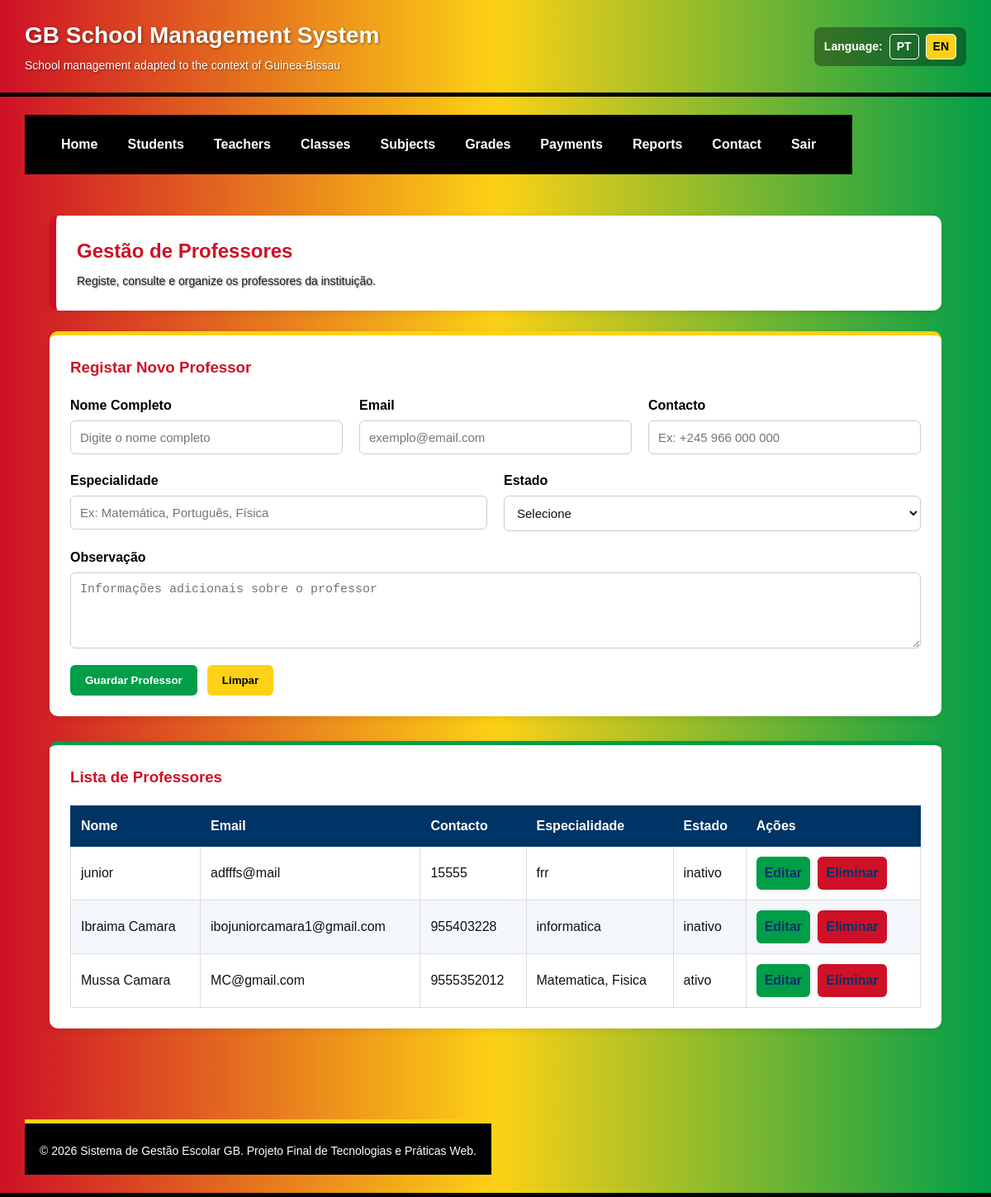
The app's page /professores.php?lang=en with its own data.
### tables this page shows
CREATE TABLE IF NOT EXISTS `professores` (
  `id_professor` int NOT NULL AUTO_INCREMENT,
  `nome` varchar(120) NOT NULL,
  `email` varchar(120) NOT NULL,
  `contacto` varchar(30) DEFAULT NULL,
  `especialidade` varchar(100) NOT NULL,
  `estado` enum('ativo','inativo') DEFAULT 'ativo',
  `observacao` text,
  `criado_em` datetime DEFAULT CURRENT_TIMESTAMP,
  PRIMARY KEY (`id_professor`),
  UNIQUE KEY `email` (`email`)
);

### professores.php (the view, shortened to what this page needs)
<?php
require_once 'config/conexao.php';
$resultado = mysqli_query($conn, "SELECT * FROM professores ORDER BY id_professor DESC");
?>
<?php include 'includes/header.php'; ?>
<?php include 'includes/menu.php'; ?>
<main class="conteudo">
    <section class="cabecalho-pagina">
        <h2>Gestão de Professores</h2>
        <p>Registe, consulte e organize os professores da instituição.</p>
    </section>
    <section class="formulario-container">
        <h3>Registar Novo Professor</h3>
        <form class="formulario" method="post" action="professores.php">
            <div class="campo">
                <label for="nome_professor">Nome Completo</label>
                <input
                    type="text"
                    id="nome_professor"
                    name="nome_professor"
                    placeholder="Digite o nome completo"
                    required
                    maxlength="120">
            </div>
            <div class="campo">
                <label for="email_professor">Email</label>
                <input
                    type="email"
                    id="email_professor"
                    name="email_professor"
                    placeholder="exemplo@email.com"
                    required>
            </div>
            <div class="campo">
                <label for="contacto_professor">Contacto</label>
                <input
                    type="tel"
                    id="contacto_professor"
                    name="contacto_professor"
                    placeholder="Ex: +245 966 000 000"
                    maxlength="30">
            </div>
            <div class="campo">
                <label for="especialidade">Especialidade</label>
                <input
                    type="text"
                    id="especialidade"
                    name="especialidade"
                    placeholder="Ex: Matemática, Português, Física"
                    required
                    maxlength="100">
            </div>
            <div class="campo">
                <label for="estado_professor">Estado</label>
                <select id="estado_professor" name="estado_professor" required>
                    <option value="">Selecione</option>
                </select>
            </div>
            <div class="campo campo-largo">
                <label for="observacao_professor">Observação</label>
                <textarea
                    id="observacao_professor"
                    name="observacao_professor"
                    rows="4"
                    placeholder="Informações adicionais sobre o professor"></textarea>
            </div>
            <div class="botoes-formulario">
                <button type="submit" class="botao">Guardar Professor</button>
                <button type="reset" class="botao-secundario">Limpar</button>
            </div>
        </form>
    </section>
    <section class="tabela-container">
        <h3>Lista de Professores</h3>
        <table class="tabela">
            <thead>
                <tr>
                    <th>Nome</th>
                    <th>Email</th>
                    <th>Contacto</th>
                    <th>Especialidade</th>
                    <th>Estado</th>
                    <th>Ações</th>
                </tr>
            </thead>
            <tbody>
                <?php while ($professor = mysqli_fetch_assoc($resultado)) { ?>
                    <tr>
                        <td><?php echo htmlspecialchars($professor["nome"]); ?></td>
                        <td><?php echo htmlspecialchars($professor["email"]); ?></td>
                        <td><?php echo htmlspecialchars($professor["contacto"]); ?></td>
                        <td><?php echo htmlspecialchars($professor["especialidade"]); ?></td>
                        <td><?php echo htmlspecialchars($professor["estado"]); ?></td>
                        <td>
                            <a class="acao editar" href="editar_professor.php?id=<?php echo $professor['id_professor']; ?>">
                                Editar
                            </a>
                            <a
                                class="acao eliminar"
                                href="professores.php?acao=eliminar&id=<?php echo $professor['id_professor']; ?>"
                                onclick="return confirm('Tem a certeza que deseja eliminar este professor?');">
                                Eliminar
                            </a>
                        </td>
                    </tr>
                <?php } ?>
            </tbody>
        </table>
    </section>
</main>
<?php include 'includes/footer.php'; ?>

### css/style.css (style rules this page uses)
:root { --gb-vermelho: #CE1126; --gb-amarelo: #FCD116; --gb-verde: #009E49; --gb-preto: #000000; --gb-azul: #003366; --gb-branco: #ffffff; --gb-cinza-fundo: #f4f6f8; --gb-cinza-texto: #222222; --gb-cinza-borda: #dddddd; }
* { margin: 0; padding: 0; box-sizing: border-box; }
html, body { font-family: Arial, Helvetica, sans-serif; background-color: var(--gb-cinza-fundo); color: var(--gb-cinza-texto); line-height: 1.5; }
.topo p { font-size: 14px; margin-top: 5px; color: var(--gb-branco); text-shadow: 1px 1px 2px rgba(0,0,0,0.45); }
.conteudo { padding: 30px; }
.cabecalho-pagina { background-color: var(--gb-branco); padding: 25px; border-radius: 10px; margin-bottom: 25px; box-shadow: 0 3px 10px rgba(0,0,0,0.08); border-left: 8px solid var(--gb-vermelho); }
.cabecalho-pagina h2 { color: var(--gb-vermelho); margin-bottom: 8px; }
.cabecalho-pagina p { color: var(--gb-cinza-texto); }
.formulario-container, .tabela-container, .info-contacto { background-color: var(--gb-branco); padding: 25px; border-radius: 10px; margin-bottom: 30px; box-shadow: 0 3px 10px rgba(0,0,0,0.08); }
.formulario-container { border-top: 5px solid var(--gb-amarelo); }
.tabela-container { border-top: 5px solid var(--gb-verde); }
.formulario-container h3, .tabela-container h3, .info-contacto h3 { color: var(--gb-vermelho); margin-bottom: 20px; }
.formulario { display: flex; flex-wrap: wrap; gap: 20px; }
.campo { flex: 1 1 250px; display: flex; flex-direction: column; }
.campo-largo { flex: 1 1 100%; }
.campo label { font-weight: bold; margin-bottom: 6px; color: var(--gb-preto); }
.campo input, .campo select, .campo textarea { padding: 11px; border: 1px solid #cccccc; border-radius: 6px; font-size: 15px; background-color: var(--gb-branco); color: #111111; }
.botoes-formulario { flex: 1 1 100%; display: flex; gap: 12px; flex-wrap: wrap; }
.botao, .botao-secundario, .acao { display: inline-block; padding: 11px 18px; border-radius: 6px; border: none; cursor: pointer; font-weight: bold; text-decoration: none; transition: 0.3s; }
.botao { background-color: var(--gb-verde); color: var(--gb-branco); }
.botao-secundario { background-color: var(--gb-amarelo); color: var(--gb-preto); }
.acao { padding: 8px 10px; margin-right: 5px; color: var(--gb-branco); }
.editar { background-color: var(--gb-verde); }
.eliminar { background-color: var(--gb-vermelho); }
.tabela a.acao { text-decoration: none; }
.tabela { width: 100%; border-collapse: collapse; background-color: var(--gb-branco); }
.tabela th { background-color: var(--gb-azul); color: var(--gb-branco) !important; -webkit-text-fill-color: var(--gb-branco) !important; padding: 12px; border: 1px solid var(--gb-azul); text-align: left; }
.tabela td { background-color: var(--gb-branco); color: #111111 !important; -webkit-text-fill-color: #111111 !important; padding: 12px; border: 1px solid var(--gb-cinza-borda); text-align: left; opacity: 1 !important; }
.tabela tbody tr:nth-child(even) td { background-color: #f4f7fb; color: #111111 !important; -webkit-text-fill-color: #111111 !important; }
.tabela tbody tr:nth-child(odd) td { background-color: var(--gb-branco); color: #111111 !important; -webkit-text-fill-color: #111111 !important; }
.tabela a { color: var(--gb-azul); -webkit-text-fill-color: var(--gb-azul); }

### records on screen
professores: nome "junior", email "adfffs@mail", contacto "15555", especialidade "frr", estado "inativo"
professores: nome "Ibraima Camara", email "ibojuniorcamara1@gmail.com", contacto "955403228", especialidade "informatica", estado "inativo"
professores: nome "Mussa Camara", email "MC@gmail.com", contacto "9555352012", especialidade "Matematica, Fisica", estado "ativo"

### other values on screen
t("nome_sistema") "GB School Management System"
t("subtitulo_sistema") "School management adapted to the context of Guinea-Bissau"
t("idioma") "Language"
t("menu_inicio") "Home"
t("menu_alunos") "Students"
t("menu_professores") "Teachers"
t("menu_turmas") "Classes"
t("menu_disciplinas") "Subjects"
t("menu_notas") "Grades"
t("menu_pagamentos") "Payments"
t("menu_relatorios") "Reports"
t("menu_contacto") "Contact"
